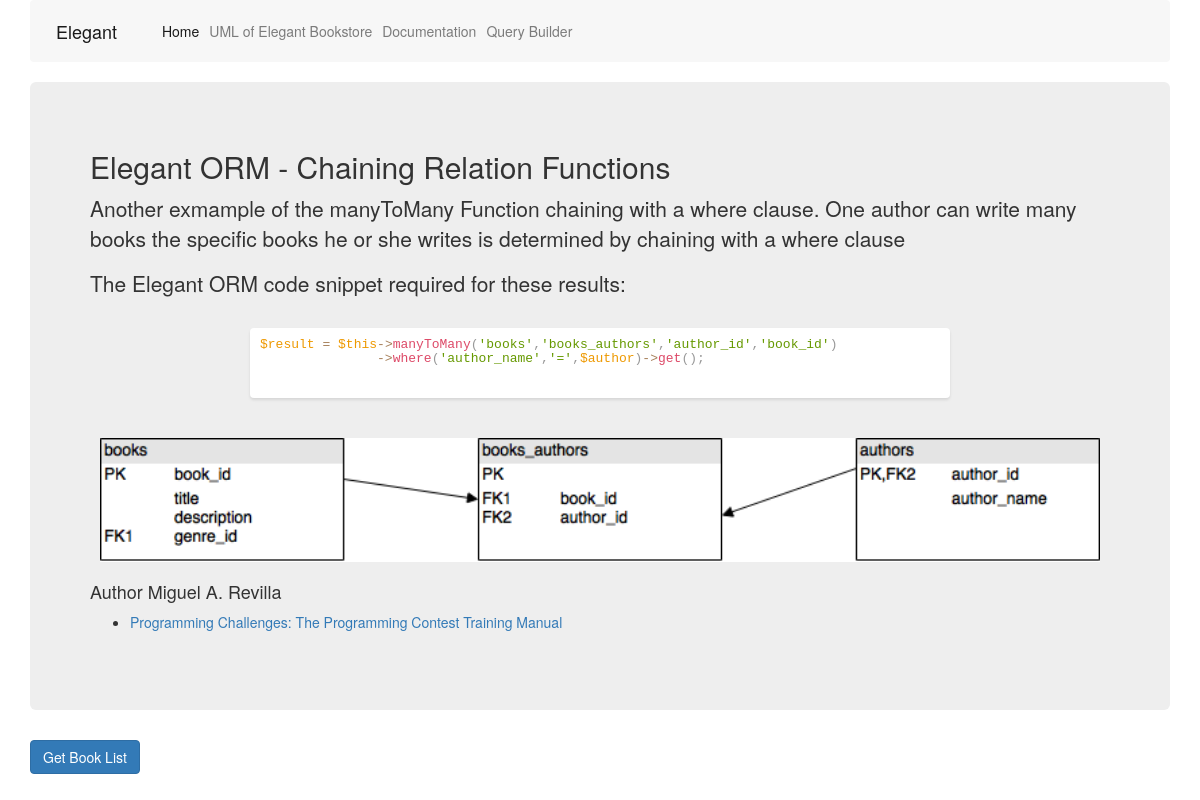
/index.php?author=Miguel A. Revilla, run on the app's committed database.
### tables this page shows
CREATE TABLE `books_authors` (
  `book_id` int(9) NOT NULL,
  `author_id` int(9) NOT NULL
);

CREATE TABLE `authors` (
  `author_id` int(9) NOT NULL,
  `author_name` varchar(256) NOT NULL
);

CREATE TABLE `books` (
  `book_id` int(11) NOT NULL,
  `title` varchar(250) NOT NULL,
  `description` text NOT NULL,
  `genre_id` int(9) DEFAULT NULL
);

### index.php (called while the page is built)
<?php
include_once("controller/Controller.php");
$SUPER_CONTROLLER = new Controller();
$SUPER_CONTROLLER->invoke();
?>

### model/Author.php (called while the page is built, shortened)
<?php
include_once("Elegant/Model.php");
class Author extends Model {
	public function __construct()
	{
			$this->table_name = 'authors';
	}
	public function getBooksByAuthor($author)
	{
		 return $result = $this->manyToMany('books','books_authors','author_id','book_id')->where('author_name','=',$author)->get();
	}
}
?>

### Elegant/Database.php (called while the page is built, shortened)
<?php
class Database {
	private $host       ;
	private $user       ;
	private $password   ;
	private $database   ;
	private $connection = null;
	private $stmt = null;
	function __construct()
	{
		$this->host     = DB_HOST;
		$this->user     = DB_USER;
		$this->password = DB_PASS;
		$this->database = DB_NAME;
		$conn = $this->connectDB();
		$this->connection = $conn;
	}
	private function connectDB() {
		 $dsn = 'mysql:host=' . $this->host . ';dbname=' . $this->database. ';charset=utf8';
		$options = array(
		PDO::ATTR_PERSISTENT => false,
		PDO::ATTR_ERRMODE => PDO::ERRMODE_EXCEPTION
		);
        try{
            $this->connection = new PDO($dsn, $this->user, $this->password, $options);
        }
        catch(PDOException $e){
            $this->error = $e->getMessage();
        }
		return $this->connection;
	}
	public function query($query){
		if($this->connection!=null)
    	$this->stmt = $this->connection->prepare($query);
		else
		 return;
	}
	public function execute(){
		if($this->stmt!=null)
		return $this->stmt->execute();
		else
		 return;
	}
	public function resultset(){
		$this->execute();
		return $this->stmt->fetchAll(PDO::FETCH_ASSOC);
	}
	public function rowCount(){
		return $this->stmt->rowCount();
	}
}
?>

### Elegant/Model.php (called while the page is built, shortened)
<?php
include_once("Database.php");
include_once("QueryBuilder.php");
class Model extends Database
{
    private $queryBuilder = NULL;
    public $table_name = NULL;
    function __construct()
    {
        $this->queryBuilder = new QueryBuilder($this->table_name);
    }
    public function where ($col_name, $arg2, $arg3 )
    {
        $this->queryBuilder->where($col_name, $arg2, $arg3);
        return $this;
    }
	public function manyToMany($table_name,$junction_table,$this_primary_key,$primary_key)
    {
        $this->checkTableExist($table_name);
        $this->checkTableExist($junction_table);
        $this->queryBuilder->manyToMany($table_name,$junction_table,$this_primary_key,$primary_key);
        return $this;
    }
    public function get($cols = NULL)
    {
        $this->checkTableExist();
        $q = $this->queryBuilder->get($cols);
        $this->query($q);
        return $this->resultset();
    }
    private function checkTableExist ($table_name = NULL)
    {
        $tableExists = $this->checkTableExistHelper($table_name);
    }
    private function checkTableExistHelper ($table_name)
    {
        if ($table_name == NULL)
        {
            $this->query("SHOW TABLES LIKE '".$this->table_name."'");
        }
        else
        {
            $this->query("SHOW TABLES LIKE '".$table_name."'");
        }
        $result = $this->execute();
        return $this->rowCount($result) > 0;
    }
}
?>

### Elegant/QueryBuilder.php (called while the page is built, shortened)
<?php
class QueryBuilder
{
    private $hasWhereClause;
    private $isManyToMany;
    private $isOneToOne;
    private $isOneToMany;
    private $query;
    private $table_name;
    function __construct ($models_table_name)
    {
        $this->table_name = $models_table_name;
    }
    public function where ( $col_name, $arg2, $arg3 )
    {
        if ( ! $this->hasWhereClause )
        {
            if ($this->query == '')
            {
                $this->query =" WHERE ".$col_name.$arg2."'".$arg3."'";
            }
            else
            {
                $this->query .=" WHERE ".$col_name.$arg2."'".$arg3."'";
            }
        }
        else
        {
             $this->query .=" AND ".$col_name.$arg2."'".$arg3."'";
        }
        $this->hasWhereClause = TRUE;
        return $this;
    }
	public function manyToMany ( $table_name, $junction_table, $this_primary_key, $primary_key)
    {
        $this->isManyToMany = TRUE;
        if($this->query == '')
        {
            $this->query = $this->table_name." JOIN ".$junction_table." ON (".$this->table_name.".".$this_primary_key."=".$junction_table.".".$this_primary_key.") JOIN ". $table_name." ON (".$junction_table.".".$primary_key."=".$table_name.".".$primary_key.")";
        }
        else
        {
             $this->query .= " JOIN ".$junction_table." ON (".$this->table_name.".".$this_primary_key."=".$junction_table.".".$this_primary_key.") JOIN ". $table_name." ON (".$junction_table.".".$primary_key."=".$table_name.".".$primary_key.")";
        }
        return $this;
    }
    public function get ($cols = NULL)
    {
        $final_query = 'SELECT ';
        if ($cols == null)
        {
            if ($this->isOneToOne || $this->isOneToMany || $this->isManyToMany)
            {
                $final_query .= "* FROM ";
            }
            else
            {
                $final_query .= "* FROM ".$this->table_name;
            }
        }
        if ($this->query !== '')
        {
            $final_query .= $this->query;
            return $final_query;
        }
        else
        {
            $this->resetProperties();
            return $final_query;
        }
    }
    private function resetProperties()
    {
        $this->hasWhereClause = FALSE;
        $this->isManyToMany   = FALSE;
        $this->isOneToOne     = FALSE;
        $this->isOneToMany    = FALSE;
        $this->query          = '';
    }
}
?>

### view/pages/authorsbooks.php (the view, shortened to what this page needs)
<div class="jumbotron">
<h2> Elegant ORM - Chaining Relation Functions</h2>
<p> Another exmample of the manyToMany Function chaining with a where clause.  One author can write many books  the specific books he or she writes is determined by chaining with a where clause</p>
<p> The Elegant ORM code snippet required for these results: </p>
<div style="height: 5em; margin-bottom:10px;" class="code-window animate fade-in">
<div style="height: 5em;" class="code-editor CodeFlask"><div style="height: 5em;" class="CodeFlask__textarea"></div>
<pre class="CodeFlask__pre  language-php"><code class="CodeFlask__code  language-php"><span class="token variable">$result</span> <span class="token operator">=</span> <span class="token variable">$this</span><span class="token operator">-</span><span class="token operator">&gt;</span><span class="token function">manyToMany</span><span class="token punctuation">(</span><span class="token string">'books'</span><span class="token punctuation">,</span><span class="token string">'books_authors'</span><span class="token punctuation">,</span><span class="token string">'author_id'</span><span class="token punctuation">,</span><span class="token string">'book_id'</span><span class="token punctuation">)</span>
	       <span class="token operator">-</span><span class="token operator">&gt;</span><span class="token function">where</span><span class="token punctuation">(</span><span class="token string">'author_name'</span><span class="token punctuation">,</span><span class="token string">'='</span><span class="token punctuation">,</span><span class="token variable">$author</span><span class="token punctuation">)</span><span class="token operator">-</span><span class="token operator">&gt;</span><span class="token function">get</span><span class="token punctuation">(</span><span class="token punctuation">)</span><span class="token punctuation">;</span>
</code></pre>
</div>
</div>
<img class="relationsImage" src="assets/images/ManyToMany.png"></img>
<?php
	echo '<h4> Author '. $books_by_author[0]['author_name']. '</h4>';
?>
	<ul>
<?php
	foreach ($books_by_author as $book_by_author )
	{
?>
		<li> <?php echo '<a href="index.php?book='.$book_by_author['title'].'">'.$book_by_author['title'].'</a>'; ?> </li>
<?php
	}
?>
	</ul>
	<br>
</div>

### assets/css/codeflaskstyle.css (style rules this page uses)
@media only screen and (min-width: 740px) { .container, .container-full { width: 720px; } }
@media only screen and (min-width: 980px) { .container, .container-full { width: 960px; } }
@media only screen and (min-width: 1140px) { .container, .container-full { width: 1120px; } }
.code-window { max-width: 700px; height: 380px; border-radius: 4px; background: #fff; margin: 3rem auto -5rem; box-shadow: 0 2px 3px rgba(0, 0, 0, 0.1); overflow: hidden; }
.code-window .code-editor { position: relative; height: 340px; color: #444; }
.animate { -webkit-animation-duration: 1s; animation-duration: 1s; -webkit-animation-fill-mode: both; animation-fill-mode: both; }
.fade-in { -webkit-animation-name: fadeIn; animation-name: fadeIn; }

### assets/css/codeflask.css (style rules this page uses)
.CodeFlask { position:relative; overflow:hidden; }
.CodeFlask__textarea, .CodeFlask__pre { box-sizing:border-box; position:absolute; top:0; left:0; width:100%; padding:1rem; border:none; font-family: monospace; font-size:13px; background:transparent; white-space:pre-wrap; line-height:1.5em; word-wrap: break-word; }
.CodeFlask__textarea { border:none; background:transparent; outline:none; resize:none; opacity:0.4; margin:0; z-index:1; height:100%; }
.CodeFlask__pre { z-index:2; overflow-y:auto; margin:0; }
.CodeFlask__code { font-size:inherit; font-family:inherit; color:inherit; display:block; }

### assets/css/prism.css (style rules this page uses)
code, pre, textarea { line-height:1.4rem !important; }
.token.punctuation { color: #999; }
.token.selector, .token.attr-name, .token.string, .token.char, .token.builtin, .token.inserted { color: #690; }
.token.operator, .token.entity, .token.url, .language-css .token.string, .style .token.string { color: #a67f59; }
.token.function { color: #DD4A68; }
.token.regex, .token.important, .token.variable { color: #e90; }

### assets/css/style.css (style rules this page uses)
.relationsImage { width:100%; padding:10px; }

### data on the page
books_authors: author.author_name "Miguel A. Revilla", book.title "Programming Challenges: The Programming Contest Training Manual"
